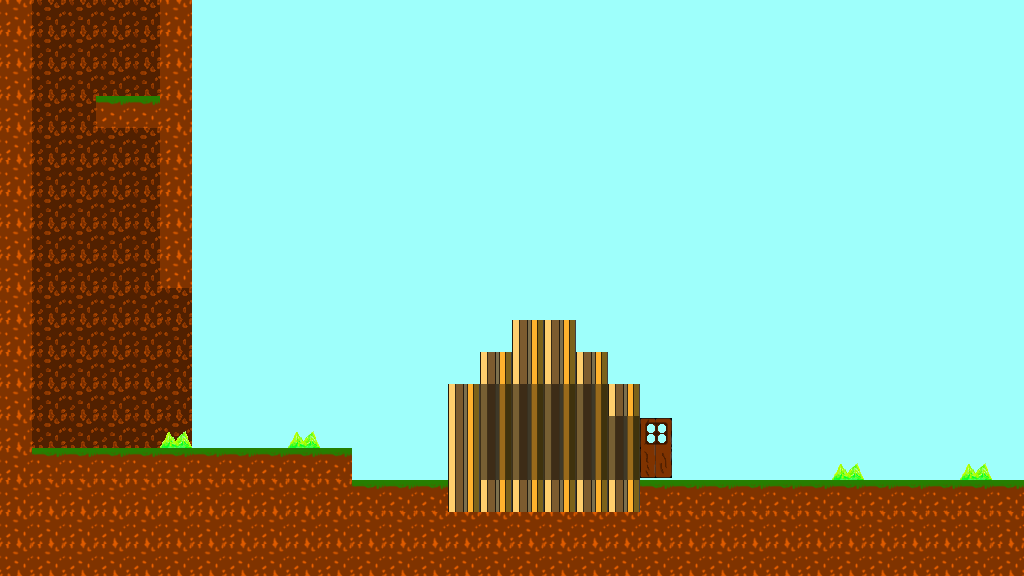

This is a level from a 2D game, rendered from its Tiled map with the project's own tilesets. A one-line summary and the map file follow, with tile-layer data summarised:
An orthogonal 32x18 tile map with 32x32 px tiles, 4 tile layers (Collision_Layer, Background, Terrain, Sprite_Layer), 2 tilesets and 6 objects (3x out_zone, finish_zone, enemy, powerUp).

<map version="1.0" orientation="orthogonal" renderorder="right-down" width="32" height="18" tilewidth="32" tileheight="32" nextobjectid="30">
 <tileset firstgid="1" name="Set_1" tilewidth="32" tileheight="32" tilecount="25">
  <image source="img/Set_01.png" width="160" height="160" />
 </tileset>
 <tileset firstgid="26" name="Set_2" tilewidth="32" tileheight="32" tilecount="25">
  <image source="img/Set_02.png" width="160" height="160" />
 </tileset>
 <layer name="Collision_Layer" width="32" height="18">
  <data>[576 cells, 142 non-empty, 1 distinct tile ids]</data>
 </layer>
 <layer name="Background" width="32" height="18">
  <data>[576 cells, 576 non-empty, 3 distinct tile ids]</data>
 </layer>
 <layer name="Terrain" width="32" height="18">
  <data>[576 cells, 148 non-empty, 6 distinct tile ids]</data>
 </layer>
 <layer name="Sprite_Layer" width="32" height="18">
  <data>[576 cells, 0 non-empty, 0 distinct tile ids]</data>
 </layer>
 <objectgroup name="outZoneLayer">
  <object id="8" name="out_zone_2" type="out_zone" x="33" y="1" width="126" height="59" />
  <object id="9" name="out_zone_1" type="out_zone" x="959" y="0" width="64" height="478" />
  <object id="21" name="out_zone_3" type="out_zone" x="193" y="2" width="765" height="61" />
  <object id="29" name="finish_zone" type="finish_zone" x="488" y="385" width="152" height="91" />
 </objectgroup>
 <objectgroup name="enemyLayer_01">
  <object id="14" name="enemy_noob" type="enemy" x="225" y="413" width="30" height="31">
   <properties>
    <property name="direction" value="Left" />
   </properties>
  </object>
 </objectgroup>
 <objectgroup name="powerUpLayer_01">
  <object id="19" name="powerUp_Health" type="powerUp" x="480.5" y="448.5" width="29" height="31" />
 </objectgroup>
</map>
